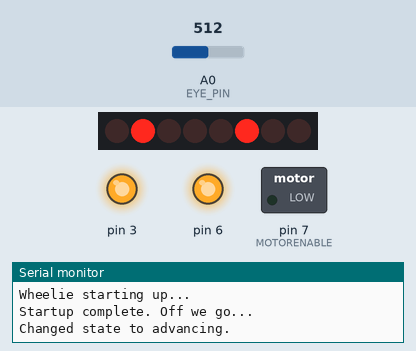
Simulated run of this sketch. Board: Arduino Uno, built with avr-gcc and run on an emulated ATmega328P. Parts: 8 shift-register outputs drawn as a row of LEDs (first output left, lit = HIGH), switched loads named in the sketch (green lamp = pin HIGH), output pins drawn as LEDs (lit = HIGH), the last lines printed to the serial monitor. Wiring (inferred from the names in the program): shift register (74HC595): data pin 8; shift clock pin 4; latch pin 12. Wiring (inferred from the signals the program sends): row of LEDs: on Q0, Q1, Q2, Q3, Q4, Q5, Q6, Q7. The inputs (shaded band) are chosen by the test bench; at power-on: A0 (EYE_PIN) = 512. Pins used as bus, display or sensor lines are not drawn.

Above: at 6.2 s.
6.3 s: A0 (EYE_PIN) set to 407
7.8 s: A0 (EYE_PIN) set to 385
At 9.1 s:
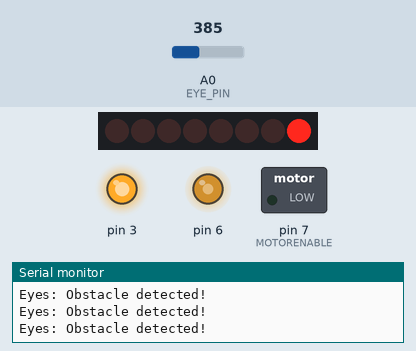
10.1 s: A0 (EYE_PIN) set to 410
At 11.3 s:
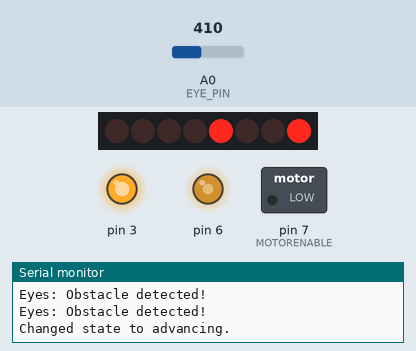
13.1 s: A0 (EYE_PIN) set to 390
At 17.5 s:
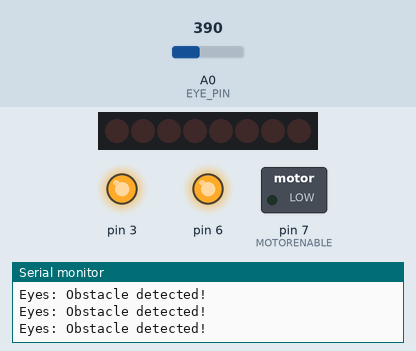
Timing chart, 0 to 18.9 s (numbered marks = the images above; inputs shaded):
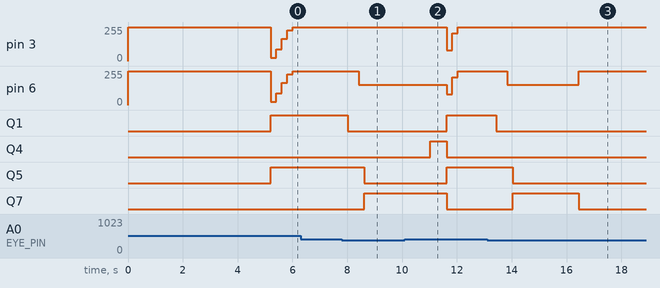

The sketch:

arduino_roller.ino
```cpp
#include "display.h"
#include "easing.h"
#include "eyes.h"
#include "motors.h"

#define DEBUG


Display display;
Easing easing;
Eyes eyes;
Motors motors;


#define STATE_PARKED 0
#define STATE_ADVANCING 1
#define STATE_BACKING_OFF 2

#define WARMUP_DELAY 5000

#define BACKOFF_TIME 3000
#define BACKOFF_SPEED -255
#define BACKOFF_EASE_TIME 1000

#define ADVANCE_SPEED 255
#define ADVANCE_EASE_TIME 1000


int current_state = STATE_PARKED;
unsigned long time_state_changed = 0;


void setup() {
	Serial.begin(9600);
	Serial.println("Wheelie starting up...");

	// Set motors to debug mode
	motors.Live = true;

	// delay a bit before starting to run about.
	delay(WARMUP_DELAY);

	Serial.println("Startup complete. Off we go...");

	display.Blink(5, 100);

	// start off by advancing!
	updateState(STATE_ADVANCING);
}


void loop() {

	bool obstacle_detected = eyes.CheckCollision();

	switch(current_state)
	{
		case STATE_PARKED:
			// Parked just means do nothing!
			motors.SetSpeed(0);
			break;

		case STATE_ADVANCING:
			if(obstacle_detected)
			{
				// An obstacle was detected, so back off.
				updateState(STATE_BACKING_OFF);
			}
			else
			{
				if(!easing.IsRunning())
				{
					// Set up the ease-in and ease-out for the motors.
					easing.SetDuration(ADVANCE_EASE_TIME);
					easing.SetValues(motors.GetSpeed(), ADVANCE_SPEED);
					easing.Start();
				}

				// Update the motor speeds.
				motors.SetSpeed(easing.EaseInOut());
				motors.SetTurn(0);
			}
			break;

		case STATE_BACKING_OFF:
			if(timeInState() >= BACKOFF_TIME) {
				// We have been backing up for longer than the BACKOFF_TIME, so
				// should start to go forwards again.

				if(obstacle_detected) {
					// If after backing off we are still detecting an obstacle, we're probably
					// stuck, so just park.
					display.Blink(5, 200);
					updateState(STATE_PARKED);
				}
				else {
					// We've backed off a bit, are not still up against
					// something, so can start advancing again.
					display.Blink(2, 1000);
					updateState(STATE_ADVANCING);
				}
			}
			else {
				// We are backing away from an obstacle.

				if(!easing.IsRunning()){
					// Set up the ease-in and ease-out for the motors.
					easing.SetDuration(BACKOFF_EASE_TIME);
					easing.SetValues(motors.GetSpeed(), BACKOFF_SPEED);
					easing.Start();
				}

				// Update the motor speeds.
				motors.SetSpeed(easing.EaseInOut());
				motors.SetTurn(-255);
			}
			break;
	}

	// Perform all the World Update Steps
	display.Update();
	motors.Update();

	#ifdef DEBUG
	delay(200);
	#endif
}

void updateState(int new_state)
{
	time_state_changed = millis();
	current_state = new_state;
	easing.Reset(); // Reset any easing in progress

	Serial.print("Changed state to ");
	switch(current_state)
	{
		case STATE_PARKED: Serial.println("parked."); break;
		case STATE_ADVANCING: Serial.println("advancing."); break;
		case STATE_BACKING_OFF: Serial.println("backing off."); break;
		default: Serial.print("something else ("); Serial.print(current_state); Serial.println(")."); break;
	}
}

unsigned long timeInState()
{
	return millis() - time_state_changed;
}
```

display.cpp
```cpp
#include "Arduino.h"
#include "display.h"

#define LED_PIN A1

Display::Display()
{
	led_state = false;
	this->Update();
}


void Display::Blink(int n, int delay)
{
	last_change_time = millis();
	blinks_remaining = n + n;
	blink_delay = delay;
}


void Display::Update()
{
	if(blinks_remaining > 0)
	{
		if(last_change_time <= (millis()-blink_delay))
		{
			// If the light is on, turn it off.
			// If the light is off, turn it on.
			led_state = !led_state;
			last_change_time = millis();
			blinks_remaining--;
		}
	}
	digitalWrite(LED_PIN, led_state);
}
```

display.h
```cpp
// ensure this library description is only included once
#ifndef Display_h
#define Display_h

class Display
{
	public:
		Display();
		void Blink(int n, int delay);
		// Should be called on every world-update cycle to facilitate effects.
		void Update();

	private:
		int blinks_remaining;
		int blink_delay;
		bool led_state;
		unsigned long last_change_time;
};

#endif
```

easing.cpp
```cpp
#include "Arduino.h"
#include "Easing.h"


Easing::Easing()
{
	Reset();
}

void Easing::Reset()
{
	t_start = -1;
	t_end = -1;
	t_delta = 0;
	v_start = 0;
	v_end = 0;
	v_delta = 0;
}

void Easing::SetDuration(unsigned long duration)
{
	t_delta = duration;
	// Setting a t_delta has to cause the times to be recalculated
	t_start = -1;
	t_end = -1;
}

void Easing::SetValues(int start, int end)
{
	v_start = start;
	v_end = end;
	v_delta = (v_end - v_start);
	v_delta_2 = (float)v_delta/2;
}


void Easing::Start()
{
	t_start = millis();
	t_end = t_start + t_delta;
}


int Easing::EaseInOut()
{
	unsigned long t_now = millis();

	if((t_now <= t_start) || (t_start == t_end) || (v_start == v_end) || (v_delta == 0))
	{
		return v_start;
	}
	if(t_now >= t_end)
	{
		return v_end;
	}

	float t_progress = (float)(t_now - t_start) / t_delta;

	return (sin(t_progress * M_PI - M_PI_2) * v_delta_2) + (v_delta_2) + v_start;
}


bool Easing::IsRunning()
{
	return (t_start != -1);
}
```

easing.h
```cpp
// ensure this library description is only included once
#ifndef Easing_h
#define Easing_h

class Easing
{
	public:
		Easing();
		void Reset();
		void SetDuration(unsigned long duration);
		void SetValues(int start, int end);
		bool IsRunning();
		int EaseInOut();
		void Start();

	private:
		unsigned long t_start;
		unsigned long t_delta;
		unsigned long t_end;
		int v_start;
		int v_end;
		int v_delta;
		float v_delta_2;
};

#endif
```

eyes.cpp
```cpp
#include "Arduino.h"
#include "Eyes.h"

Eyes::Eyes()
{
	pinMode(EYE_PIN, INPUT);
}

bool Eyes::CheckCollision()
{
	int vA =  analogRead(EYE_PIN);
	bool collision = true;

	if(vA < EYE_TRIGGER_LEVEL)
	{
		collision = true;
		Serial.println("Eyes: Obstacle detected!");
	}
	else
	{
		collision = false;
	}

	return collision;
}
```

eyes.h
```cpp
// ensure this library description is only included once
#ifndef Eyes_h
#define Eyes_h

// Which pin is the sensor connected to
#define EYE_PIN 0

// Define the trigger level for the analogRead on the sensor,
// seems to be < 13 when triggered, and > 780 when not triggered.
#define EYE_TRIGGER_LEVEL 400

class Eyes
{
	public:
		Eyes();
		bool CheckCollision();

	private:
};

#endif
```

motors.cpp
```cpp
#include "Arduino.h"
#include "motors.h"

Motors::Motors()
{
	this->SetSpeed(0);
	this->SetTurn(0);
	this->Update();
}

void Motors::SetSpeed(int speed)
{
	this->target_speed = speed;
}


int Motors::GetSpeed()
{
	return this->current_speed;
}


void Motors::SetTurn(int turn)
{
	this->target_turn = turn;
}


void Motors::Update()
{
	this->updateState();
	this->updateMotors();
}

void Motors::updateState()
{
	// Currently there is no special ease-in or ease-out, we just set the speed
	// to what was requested.
	this->current_speed = this->target_speed;
	this->current_turn = this->target_turn;
}

void Motors::updateMotors()
{
	if(this->current_speed == 0)
	{
		motor(MOTOR_LEFT, BRAKE, 0);
		motor(MOTOR_RIGHT, BRAKE, 0);
		return;
	}

	int left_speed = this->current_speed;
	int right_speed = this->current_speed;

	if(this->current_turn < 0) // Turn right
	{
		// left motor needs to speed up, right motor needs to slow down
		left_speed = left_speed + (left_speed*(this->current_turn/255));
		right_speed = right_speed - (right_speed*(this->current_turn/255));
	}
	else // Turn left
	{
		// right motor needs to speed up, left motor needs to slow down
		left_speed = left_speed - (left_speed*(this->current_turn/255));
		right_speed = right_speed + (right_speed*(this->current_turn/255));
	}

	// Clamp speeds
	left_speed = constrain(left_speed, -255, 255);
	right_speed = constrain(right_speed, -255, 255);

	// Apply the calculated values
	if(left_speed == 0)
	{
		motor(MOTOR_LEFT, BRAKE, 0);
	}
	else
	{
		if(left_speed > 0) // Forwards
		{
			motor(MOTOR_LEFT, FORWARD, left_speed);
		}
		else // Backwards
		{
			motor(MOTOR_LEFT, BACKWARD, left_speed);
		}
	}

	if(right_speed == 0)
	{
		motor(MOTOR_RIGHT, BRAKE, 0);
	}
	else
	{
		if (right_speed > 0) // Forwards
		{
			motor(MOTOR_RIGHT, FORWARD, right_speed);
		}
		else // Backwards
		{
			motor(MOTOR_RIGHT, BACKWARD, right_speed);
		}
	}
}


void Motors::motor(int nMotor, int command, int speed)
{
	if(!Live)
	{
		return;
	}
	int motorA;
	int motorB;

	if (nMotor >= 1 && nMotor <= 4)
	{
		switch (nMotor)
		{
			case 1:
				motorA   = MOTOR1_A;
				motorB   = MOTOR1_B;
				break;
			case 2:
				motorA   = MOTOR2_A;
				motorB   = MOTOR2_B;
				break;
			case 3:
				motorA   = MOTOR3_A;
				motorB   = MOTOR3_B;
				break;
			case 4:
				motorA   = MOTOR4_A;
				motorB   = MOTOR4_B;
				break;
			default:
				break;
		}

		switch (command)
		{
			case FORWARD:
				motorOutput (motorA, HIGH, speed);
				motorOutput (motorB, LOW, -1);     // -1: no PWM set
				break;
			case BACKWARD:
				motorOutput (motorA, LOW, speed);
				motorOutput (motorB, HIGH, -1);    // -1: no PWM set
				break;
			case BRAKE:
				// The AdaFruit library didn't implement a brake.
				// The L293D motor driver ic doesn't have a good
				// brake anyway.
				// It uses transistors inside, and not mosfets.
				// Some use a software break, by using a short
				// reverse voltage.
				// This brake will try to brake, by enabling
				// the output and by pulling both outputs to ground.
				// But it isn't a good break.
				motorOutput (motorA, LOW, 255); // 255: fully on.
				motorOutput (motorB, LOW, -1);  // -1: no PWM set
				break;
			case RELEASE:
				motorOutput (motorA, LOW, 0);  // 0: output floating.
				motorOutput (motorB, LOW, -1); // -1: no PWM set
				break;
			default:
				break;
		}
	}
}


// ---------------------------------
// motorOutput
//
// The function motor_ouput uses the motor driver to
// drive normal outputs like lights, relays, solenoids,
// DC motors (but not in reverse).
//
// It is also used as an internal helper function
// for the motor() function.
//
// The high_low variable should be set 'HIGH'
// to drive lights, etc.
// It can be set 'LOW', to switch it off,
// but also a 'speed' of 0 will switch it off.
//
// The 'speed' sets the PWM for 0...255, and is for
// both pins of the motor output.
//   For example, if motor 3 side 'A' is used to for a
//   dimmed light at 50% (speed is 128), also the
//   motor 3 side 'B' output will be dimmed for 50%.
// Set to 0 for completely off (high impedance).
// Set to 255 for fully on.
// Special settings for the PWM speed:
//    Set to -1 for not setting the PWM at all.
//
void Motors::motorOutput (int output, int high_low, int speed)
{
	int motorPWM;

	switch (output)
	{
		case MOTOR1_A:
		case MOTOR1_B:
			motorPWM = MOTOR1_PWM;
			break;
		case MOTOR2_A:
		case MOTOR2_B:
			motorPWM = MOTOR2_PWM;
			break;
		case MOTOR3_A:
		case MOTOR3_B:
			motorPWM = MOTOR3_PWM;
			break;
		case MOTOR4_A:
		case MOTOR4_B:
			motorPWM = MOTOR4_PWM;
			break;
		default:
			// Use speed as error flag, -3333 = invalid output.
			speed = -3333;
			break;
	}

	if (speed != -3333)
	{
		// Set the direction with the shift register
		// on the MotorShield, even if the speed = -1.
		// In that case the direction will be set, but
		// not the PWM.
		shiftWrite(output, high_low);

		// set PWM only if it is valid
		if (speed >= 0 && speed <= 255)
		{
			analogWrite(motorPWM, speed);
		}
	}
}


// ---------------------------------
// shiftWrite
//
// The parameters are just like digitalWrite().
//
// The output is the pin 0...7 (the pin behind
// the shift register).
// The second parameter is HIGH or LOW.
//
// There is no initialization function.
// Initialization is automatically done at the first
// time it is used.
//
void Motors::shiftWrite(int output, int high_low)
{
	static int latch_copy;
	static int shift_register_initialized = false;

	// Do the initialization on the fly,
	// at the first time it is used.
	if (!shift_register_initialized)
	{
		// Set pins for shift register to output
		pinMode(MOTORLATCH, OUTPUT);
		pinMode(MOTORENABLE, OUTPUT);
		pinMode(MOTORDATA, OUTPUT);
		pinMode(MOTORCLK, OUTPUT);

		// Set pins for shift register to default value (low);
		digitalWrite(MOTORDATA, LOW);
		digitalWrite(MOTORLATCH, LOW);
		digitalWrite(MOTORCLK, LOW);
		// Enable the shift register, set Enable pin Low.
		digitalWrite(MOTORENABLE, LOW);

		// start with all outputs (of the shift register) low
		latch_copy = 0;

		shift_register_initialized = true;
	}

	// The defines HIGH and LOW are 1 and 0.
	// So this is valid.
	bitWrite(latch_copy, output, high_low);

	// Use the default Arduino 'shiftOut()' function to
	// shift the bits with the MOTORCLK as clock pulse.
	// The 74HC595 shift register wants the MSB first.
	// After that, generate a latch pulse with MOTORLATCH.
	shiftOut(MOTORDATA, MOTORCLK, MSBFIRST, latch_copy);
	delayMicroseconds(5);    // For safety, not really needed.
	digitalWrite(MOTORLATCH, HIGH);
	delayMicroseconds(5);    // For safety, not really needed.
	digitalWrite(MOTORLATCH, LOW);
}
```

motors.h
```cpp
// ensure this library description is only included once
#ifndef Motors_h
#define Motors_h

// Which motors are connected
#define MOTOR_LEFT 2
#define MOTOR_RIGHT 3

// Arduino pins for the shift register
// These are hard-wired into the Adafruit motor shield, so shouldn't be changed.
#define MOTORLATCH 12
#define MOTORCLK 4
#define MOTORENABLE 7
#define MOTORDATA 8

// 8-bit bus after the 74HC595 shift register
// (not Arduino pins)
// These are used to set the direction of the bridge driver.
// These are hard-wired into the Adafruit motor shield, so shouldn't be changed.
#define MOTOR1_A 2
#define MOTOR1_B 3
#define MOTOR2_A 1
#define MOTOR2_B 4
#define MOTOR3_A 5
#define MOTOR3_B 7
#define MOTOR4_A 0
#define MOTOR4_B 6

// Arduino pins for the PWM signals.
// These are hard-wired into the Adafruit motor shield, so shouldn't be changed.
#define MOTOR1_PWM 11
#define MOTOR2_PWM 3
#define MOTOR3_PWM 6
#define MOTOR4_PWM 5
#define SERVO1_PWM 10
#define SERVO2_PWM 9

// Codes for the motor function.
#define FORWARD 1
#define BACKWARD 2
#define BRAKE 3
#define RELEASE 4

class Motors
{
	public:
		Motors();
		void SetSpeed(int speed);
		int GetSpeed();
		void SetTurn(int turn);

		// Update the motors with the currently set speeds.
		// Should be called on every world-update cycle to facilitate easing.
		void Update();
		bool Live = true;

	private:
		int current_speed = 0;
		int current_turn = 0;
		int target_speed = 0;
		int target_turn = 0;

		void updateState();
		void updateMotors();
		void motor(int nMotor, int command, int speed);
		void motorOutput (int output, int high_low, int speed);
		void shiftWrite(int output, int high_low);
};

#endif
```

Measured:
- the behaviour switches between 400 and 399 on A0 (EYE_PIN) (found by bisection; images 0 and 1)
- after the input at 6.3 s, every drawn part: stays the same
- after the input at 7.8 s, pin 6: 255/255 → 152/255 after 0.62 s; Q1: HIGH → LOW after 0.21 s; Q5: HIGH → LOW after 0.82 s; Q7: LOW → HIGH after 0.82 s
- after the input at 10.1 s, pin 3: 255/255 → 80/255 after 1.5 s, → 208/255 0.20 s later, → 255/255 0.20 s later; pin 6: 152/255 → 80/255 after 1.5 s, → 208/255 0.20 s later, → 255/255 0.20 s later
- after the input at 13.1 s, pin 6: 255/255 → 152/255 after 0.74 s, → 255/255 2.6 s later; Q1: HIGH → LOW after 0.34 s; Q5: HIGH → LOW after 0.94 s; Q7: LOW → HIGH after 0.94 s, → LOW 2.4 s later
